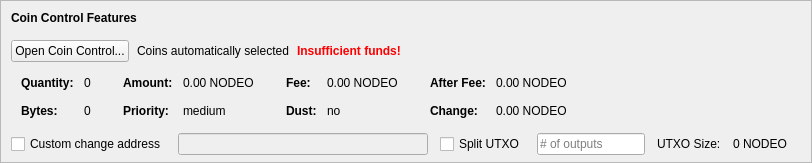
    <widget class="QFrame" name="frameCoinControl">
     <property name="sizePolicy">
      <sizepolicy hsizetype="Expanding" vsizetype="Expanding">
       <horstretch>0</horstretch>
       <verstretch>0</verstretch>
      </sizepolicy>
     </property>
     <property name="maximumSize">
      <size>
       <width>16777215</width>
       <height>16777215</height>
      </size>
     </property>
     <property name="frameShape">
      <enum>QFrame::StyledPanel</enum>
     </property>
     <property name="frameShadow">
      <enum>QFrame::Sunken</enum>
     </property>
     <layout class="QVBoxLayout" name="verticalLayoutCoinControl2">
      <property name="spacing">
       <number>0</number>
      </property>
      <property name="leftMargin">
       <number>0</number>
      </property>
      <property name="topMargin">
       <number>0</number>
      </property>
      <property name="rightMargin">
       <number>0</number>
      </property>
      <property name="bottomMargin">
       <number>6</number>
      </property>
      <item>
       <layout class="QVBoxLayout" name="verticalLayoutCoinControl" stretch="0,0,0,0,1">
        <property name="spacing">
         <number>0</number>
        </property>
        <property name="leftMargin">
         <number>10</number>
        </property>
        <property name="topMargin">
         <number>10</number>
        </property>
        <item>
         <layout class="QHBoxLayout" name="horizontalLayoutCoinControl1">
          <property name="bottomMargin">
           <number>15</number>
          </property>
          <item>
           <widget class="QLabel" name="labelCoinControlFeatures">
            <property name="sizePolicy">
             <sizepolicy hsizetype="Preferred" vsizetype="Maximum">
              <horstretch>0</horstretch>
              <verstretch>0</verstretch>
             </sizepolicy>
            </property>
            <property name="font">
             <font>
              <weight>75</weight>
              <bold>true</bold>
             </font>
            </property>
            <property name="styleSheet">
             <string notr="true">font-weight:bold;</string>
            </property>
            <property name="text">
             <string>Coin Control Features</string>
            </property>
           </widget>
          </item>
         </layout>
        </item>
        <item>
         <layout class="QHBoxLayout" name="horizontalLayoutCoinControl2" stretch="0,0,0,0">
          <property name="spacing">
           <number>8</number>
          </property>
          <property name="bottomMargin">
           <number>10</number>
          </property>
          <item>
           <widget class="QPushButton" name="pushButtonCoinControl">
            <property name="styleSheet">
             <string notr="true"/>
            </property>
            <property name="text">
             <string>Open Coin Control...</string>
            </property>
            <property name="autoDefault">
             <bool>false</bool>
            </property>
           </widget>
          </item>
          <item>
           <widget class="QLabel" name="labelCoinControlAutomaticallySelected">
            <property name="text">
             <string>Coins automatically selected</string>
            </property>
            <property name="margin">
             <number>5</number>
            </property>
           </widget>
          </item>
          <item>
           <widget class="QLabel" name="labelCoinControlInsuffFunds">
            <property name="font">
             <font>
              <weight>75</weight>
              <bold>true</bold>
             </font>
            </property>
            <property name="styleSheet">
             <string notr="true">color:red;font-weight:bold;</string>
            </property>
            <property name="text">
             <string>Insufficient funds!</string>
            </property>
            <property name="margin">
             <number>5</number>
            </property>
           </widget>
          </item>
          <item>
           <spacer name="horizontalSpacerCoinControl">
            <property name="orientation">
             <enum>Qt::Horizontal</enum>
            </property>
            <property name="sizeHint" stdset="0">
             <size>
              <width>40</width>
              <height>1</height>
             </size>
            </property>
           </spacer>
          </item>
         </layout>
        </item>
        <item>
         <widget class="QWidget" name="widgetCoinControl" native="true">
          <property name="sizePolicy">
           <sizepolicy hsizetype="Preferred" vsizetype="Preferred">
            <horstretch>0</horstretch>
            <verstretch>0</verstretch>
           </sizepolicy>
          </property>
          <property name="minimumSize">
           <size>
            <width>0</width>
            <height>0</height>
           </size>
          </property>
          <property name="styleSheet">
           <string notr="true"/>
          </property>
          <layout class="QHBoxLayout" name="horizontalLayoutCoinControl5">
           <property name="leftMargin">
            <number>0</number>
           </property>
           <property name="topMargin">
            <number>0</number>
           </property>
           <property name="rightMargin">
            <number>0</number>
           </property>
           <property name="bottomMargin">
            <number>0</number>
           </property>
           <item>
            <layout class="QHBoxLayout" name="horizontalLayoutCoinControl3" stretch="0,0,0,1">
             <property name="spacing">
              <number>20</number>
             </property>
             <property name="topMargin">
              <number>0</number>
             </property>
             <property name="bottomMargin">
              <number>10</number>
             </property>
             <item>
              <layout class="QFormLayout" name="formLayoutCoinControl1">
               <property name="horizontalSpacing">
                <number>10</number>
               </property>
               <property name="verticalSpacing">
                <number>14</number>
               </property>
               <property name="leftMargin">
                <number>10</number>
               </property>
               <property name="topMargin">
                <number>4</number>
               </property>
               <property name="rightMargin">
                <number>6</number>
               </property>
               <item row="0" column="0">
                <widget class="QLabel" name="labelCoinControlQuantityText">
                 <property name="font">
                  <font>
                   <weight>75</weight>
                   <bold>true</bold>
                  </font>
                 </property>
                 <property name="text">
                  <string>Quantity:</string>
                 </property>
                 <property name="margin">
                  <number>0</number>
                 </property>
                </widget>
               </item>
               <item row="0" column="1">
                <widget class="QLabel" name="labelCoinControlQuantity">
                 <property name="cursor">
                  <cursorShape>IBeamCursor</cursorShape>
                 </property>
                 <property name="contextMenuPolicy">
                  <enum>Qt::ActionsContextMenu</enum>
                 </property>
                 <property name="text">
                  <string notr="true">0</string>
                 </property>
                 <property name="margin">
                  <number>0</number>
                 </property>
                 <property name="textInteractionFlags">
                  <set>Qt::LinksAccessibleByMouse|Qt::TextSelectableByKeyboard|Qt::TextSelectableByMouse</set>
                 </property>
                </widget>
               </item>
               <item row="1" column="0">
                <widget class="QLabel" name="labelCoinControlBytesText">
                 <property name="font">
                  <font>
                   <weight>75</weight>
                   <bold>true</bold>
                  </font>
                 </property>
                 <property name="text">
                  <string>Bytes:</string>
                 </property>
                </widget>
               </item>
               <item row="1" column="1">
                <widget class="QLabel" name="labelCoinControlBytes">
                 <property name="cursor">
                  <cursorShape>IBeamCursor</cursorShape>
                 </property>
                 <property name="contextMenuPolicy">
                  <enum>Qt::ActionsContextMenu</enum>
                 </property>
                 <property name="text">
                  <string notr="true">0</string>
                 </property>
                 <property name="textInteractionFlags">
                  <set>Qt::LinksAccessibleByMouse|Qt::TextSelectableByKeyboard|Qt::TextSelectableByMouse</set>
                 </property>
                </widget>
               </item>
              </layout>
             </item>
             <item>
              <layout class="QFormLayout" name="formLayoutCoinControl2">
               <property name="horizontalSpacing">
                <number>10</number>
               </property>
               <property name="verticalSpacing">
                <number>14</number>
               </property>
               <property name="leftMargin">
                <number>6</number>
               </property>
               <property name="topMargin">
                <number>4</number>
               </property>
               <property name="rightMargin">
                <number>6</number>
               </property>
               <item row="0" column="0">
                <widget class="QLabel" name="labelCoinControlAmountText">
                 <property name="font">
                  <font>
                   <weight>75</weight>
                   <bold>true</bold>
                  </font>
                 </property>
                 <property name="text">
                  <string>Amount:</string>
                 </property>
                 <property name="margin">
                  <number>0</number>
                 </property>
                </widget>
               </item>
               <item row="0" column="1">
                <widget class="QLabel" name="labelCoinControlAmount">
                 <property name="cursor">
                  <cursorShape>IBeamCursor</cursorShape>
                 </property>
                 <property name="contextMenuPolicy">
                  <enum>Qt::ActionsContextMenu</enum>
                 </property>
                 <property name="text">
                  <string notr="true">0.00 NODEO</string>
                 </property>
                 <property name="textInteractionFlags">
                  <set>Qt::LinksAccessibleByMouse|Qt::TextSelectableByKeyboard|Qt::TextSelectableByMouse</set>
                 </property>
                </widget>
               </item>
               <item row="1" column="0">
                <widget class="QLabel" name="labelCoinControlPriorityText">
                 <property name="font">
                  <font>
                   <weight>75</weight>
                   <bold>true</bold>
                  </font>
                 </property>
                 <property name="text">
                  <string>Priority:</string>
                 </property>
                </widget>
               </item>
               <item row="1" column="1">
                <widget class="QLabel" name="labelCoinControlPriority">
                 <property name="cursor">
                  <cursorShape>IBeamCursor</cursorShape>
                 </property>
                 <property name="contextMenuPolicy">
                  <enum>Qt::ActionsContextMenu</enum>
                 </property>
                 <property name="text">
                  <string>medium</string>
                 </property>
                 <property name="textInteractionFlags">
                  <set>Qt::LinksAccessibleByMouse|Qt::TextSelectableByKeyboard|Qt::TextSelectableByMouse</set>
                 </property>
                </widget>
               </item>
              </layout>
             </item>
             <item>
              <layout class="QFormLayout" name="formLayoutCoinControl3">
               <property name="horizontalSpacing">
                <number>10</number>
               </property>
               <property name="verticalSpacing">
                <number>14</number>
               </property>
               <property name="leftMargin">
                <number>6</number>
               </property>
               <property name="topMargin">
                <number>4</number>
               </property>
               <property name="rightMargin">
                <number>6</number>
               </property>
               <item row="0" column="0">
                <widget class="QLabel" name="labelCoinControlFeeText">
                 <property name="font">
                  <font>
                   <weight>75</weight>
                   <bold>true</bold>
                  </font>
                 </property>
                 <property name="text">
                  <string>Fee:</string>
                 </property>
                 <property name="margin">
                  <number>0</number>
                 </property>
                </widget>
               </item>
               <item row="0" column="1">
                <widget class="QLabel" name="labelCoinControlFee">
                 <property name="cursor">
                  <cursorShape>IBeamCursor</cursorShape>
                 </property>
                 <property name="contextMenuPolicy">
                  <enum>Qt::ActionsContextMenu</enum>
                 </property>
                 <property name="text">
                  <string notr="true">0.00 NODEO</string>
                 </property>
                 <property name="textInteractionFlags">
                  <set>Qt::LinksAccessibleByMouse|Qt::TextSelectableByKeyboard|Qt::TextSelectableByMouse</set>
                 </property>
                </widget>
               </item>
               <item row="1" column="0">
                <widget class="QLabel" name="labelCoinControlLowOutputText">
                 <property name="font">
                  <font>
                   <weight>75</weight>
                   <bold>true</bold>
                  </font>
                 </property>
                 <property name="text">
                  <string>Dust:</string>
                 </property>
                </widget>
               </item>
               <item row="1" column="1">
                <widget class="QLabel" name="labelCoinControlLowOutput">
                 <property name="cursor">
                  <cursorShape>IBeamCursor</cursorShape>
                 </property>
                 <property name="contextMenuPolicy">
                  <enum>Qt::ActionsContextMenu</enum>
                 </property>
                 <property name="text">
                  <string>no</string>
                 </property>
                 <property name="textInteractionFlags">
                  <set>Qt::LinksAccessibleByMouse|Qt::TextSelectableByKeyboard|Qt::TextSelectableByMouse</set>
                 </property>
                </widget>
               </item>
              </layout>
             </item>
             <item>
              <layout class="QFormLayout" name="formLayoutCoinControl4">
               <property name="horizontalSpacing">
                <number>10</number>
               </property>
               <property name="verticalSpacing">
                <number>14</number>
               </property>
               <property name="leftMargin">
                <number>6</number>
               </property>
               <property name="topMargin">
                <number>4</number>
               </property>
               <property name="rightMargin">
                <number>6</number>
               </property>
               <item row="0" column="0">
                <widget class="QLabel" name="labelCoinControlAfterFeeText">
                 <property name="font">
                  <font>
                   <weight>75</weight>
                   <bold>true</bold>
                  </font>
                 </property>
                 <property name="text">
                  <string>After Fee:</string>
                 </property>
                 <property name="margin">
                  <number>0</number>
                 </property>
                </widget>
               </item>
               <item row="0" column="1">
                <widget class="QLabel" name="labelCoinControlAfterFee">
                 <property name="cursor">
                  <cursorShape>IBeamCursor</cursorShape>
                 </property>
                 <property name="contextMenuPolicy">
                  <enum>Qt::ActionsContextMenu</enum>
                 </property>
                 <property name="text">
                  <string notr="true">0.00 NODEO</string>
                 </property>
                 <property name="textInteractionFlags">
                  <set>Qt::LinksAccessibleByMouse|Qt::TextSelectableByKeyboard|Qt::TextSelectableByMouse</set>
                 </property>
                </widget>
               </item>
               <item row="1" column="0">
                <widget class="QLabel" name="labelCoinControlChangeText">
                 <property name="font">
                  <font>
                   <weight>75</weight>
                   <bold>true</bold>
                  </font>
                 </property>
                 <property name="text">
                  <string>Change:</string>
                 </property>
                </widget>
               </item>
               <item row="1" column="1">
                <widget class="QLabel" name="labelCoinControlChange">
                 <property name="cursor">
                  <cursorShape>IBeamCursor</cursorShape>
                 </property>
                 <property name="contextMenuPolicy">
                  <enum>Qt::ActionsContextMenu</enum>
                 </property>
                 <property name="text">
                  <string notr="true">0.00 NODEO</string>
                 </property>
                 <property name="textInteractionFlags">
                  <set>Qt::LinksAccessibleByMouse|Qt::TextSelectableByKeyboard|Qt::TextSelectableByMouse</set>
                 </property>
                </widget>
               </item>
              </layout>
             </item>
            </layout>
           </item>
          </layout>
         </widget>
        </item>
        <item>
         <layout class="QHBoxLayout" name="horizontalLayoutCoinControl4" stretch="0,0,0,0,0,0,0">
          <property name="spacing">
           <number>12</number>
          </property>
          <property name="sizeConstraint">
           <enum>QLayout::SetDefaultConstraint</enum>
          </property>
          <property name="topMargin">
           <number>5</number>
          </property>
          <property name="rightMargin">
           <number>5</number>
          </property>
          <item>
           <widget class="QCheckBox" name="checkBoxCoinControlChange">
            <property name="toolTip">
             <string>If this is activated, but the change address is empty or invalid, change will be sent to a newly generated address.</string>
            </property>
            <property name="text">
             <string>Custom change address</string>
            </property>
           </widget>
          </item>
          <item>
           <widget class="QValidatedLineEdit" name="lineEditCoinControlChange">
            <property name="enabled">
             <bool>false</bool>
            </property>
            <property name="sizePolicy">
             <sizepolicy hsizetype="Expanding" vsizetype="Fixed">
              <horstretch>0</horstretch>
              <verstretch>0</verstretch>
             </sizepolicy>
            </property>
           </widget>
          </item>
          <item>
           <widget class="QCheckBox" name="splitBlockCheckBox">
            <property name="text">
             <string>Split UTXO</string>
            </property>
           </widget>
          </item>
          <item>
           <widget class="QLineEdit" name="splitBlockLineEdit">
            <property name="sizePolicy">
             <sizepolicy hsizetype="Fixed" vsizetype="Fixed">
              <horstretch>50</horstretch>
              <verstretch>0</verstretch>
             </sizepolicy>
            </property>
            <property name="placeholderText">
             <string># of outputs</string>
            </property>
           </widget>
          </item>
          <item>
           <widget class="QLabel" name="labelBlockSizeText">
            <property name="text">
             <string>UTXO Size:</string>
            </property>
           </widget>
          </item>
          <item>
           <widget class="QLabel" name="labelBlockSize">
            <property name="text">
             <string>0 NODEO</string>
            </property>
           </widget>
          </item>
          <item>
           <widget class="QLabel" name="labelCoinControlChangeLabel">
            <property name="sizePolicy">
             <sizepolicy hsizetype="Preferred" vsizetype="Expanding">
              <horstretch>0</horstretch>
              <verstretch>0</verstretch>
             </sizepolicy>
            </property>
            <property name="minimumSize">
             <size>
              <width>0</width>
              <height>0</height>
             </size>
            </property>
            <property name="text">
             <string/>
            </property>
            <property name="margin">
             <number>3</number>
            </property>
           </widget>
          </item>
         </layout>
        </item>
        <item>
         <spacer name="verticalSpacerCoinControl">
          <property name="orientation">
           <enum>Qt::Vertical</enum>
          </property>
          <property name="sizeHint" stdset="0">
           <size>
            <width>800</width>
            <height>1</height>
           </size>
          </property>
         </spacer>
        </item>
       </layout>
      </item>
     </layout>
    </widget>
